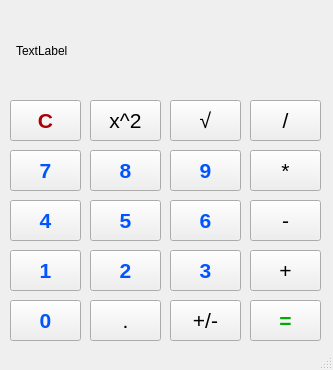
<?xml version="1.0" encoding="UTF-8"?>
<ui version="4.0">
 <class>MainWindow</class>
 <widget class="QMainWindow" name="MainWindow">
  <property name="geometry">
   <rect>
    <x>0</x>
    <y>0</y>
    <width>333</width>
    <height>370</height>
   </rect>
  </property>
  <property name="minimumSize">
   <size>
    <width>330</width>
    <height>320</height>
   </size>
  </property>
  <property name="maximumSize">
   <size>
    <width>400</width>
    <height>450</height>
   </size>
  </property>
  <property name="windowTitle">
   <string>MainWindow</string>
  </property>
  <widget class="QWidget" name="centralwidget">
   <widget class="QPushButton" name="pushButton_1">
    <property name="geometry">
     <rect>
      <x>10</x>
      <y>250</y>
      <width>71</width>
      <height>41</height>
     </rect>
    </property>
    <property name="palette">
     <palette>
      <active>
       <colorrole role="ButtonText">
        <brush brushstyle="SolidPattern">
         <color alpha="255">
          <red>0</red>
          <green>85</green>
          <blue>255</blue>
         </color>
        </brush>
       </colorrole>
      </active>
      <inactive>
       <colorrole role="ButtonText">
        <brush brushstyle="SolidPattern">
         <color alpha="255">
          <red>0</red>
          <green>85</green>
          <blue>255</blue>
         </color>
        </brush>
       </colorrole>
      </inactive>
      <disabled>
       <colorrole role="ButtonText">
        <brush brushstyle="SolidPattern">
         <color alpha="255">
          <red>190</red>
          <green>190</green>
          <blue>190</blue>
         </color>
        </brush>
       </colorrole>
      </disabled>
     </palette>
    </property>
    <property name="font">
     <font>
      <pointsize>16</pointsize>
      <weight>75</weight>
      <bold>true</bold>
     </font>
    </property>
    <property name="text">
     <string>1</string>
    </property>
   </widget>
   <widget class="QPushButton" name="pushButton_2">
    <property name="geometry">
     <rect>
      <x>90</x>
      <y>250</y>
      <width>71</width>
      <height>41</height>
     </rect>
    </property>
    <property name="palette">
     <palette>
      <active>
       <colorrole role="ButtonText">
        <brush brushstyle="SolidPattern">
         <color alpha="255">
          <red>0</red>
          <green>85</green>
          <blue>255</blue>
         </color>
        </brush>
       </colorrole>
      </active>
      <inactive>
       <colorrole role="ButtonText">
        <brush brushstyle="SolidPattern">
         <color alpha="255">
          <red>0</red>
          <green>85</green>
          <blue>255</blue>
         </color>
        </brush>
       </colorrole>
      </inactive>
      <disabled>
       <colorrole role="ButtonText">
        <brush brushstyle="SolidPattern">
         <color alpha="255">
          <red>190</red>
          <green>190</green>
          <blue>190</blue>
         </color>
        </brush>
       </colorrole>
      </disabled>
     </palette>
    </property>
    <property name="font">
     <font>
      <pointsize>16</pointsize>
      <weight>75</weight>
      <bold>true</bold>
     </font>
    </property>
    <property name="text">
     <string>2</string>
    </property>
   </widget>
   <widget class="QPushButton" name="pushButton_3">
    <property name="geometry">
     <rect>
      <x>170</x>
      <y>250</y>
      <width>71</width>
      <height>41</height>
     </rect>
    </property>
    <property name="palette">
     <palette>
      <active>
       <colorrole role="ButtonText">
        <brush brushstyle="SolidPattern">
         <color alpha="255">
          <red>0</red>
          <green>85</green>
          <blue>255</blue>
         </color>
        </brush>
       </colorrole>
      </active>
      <inactive>
       <colorrole role="ButtonText">
        <brush brushstyle="SolidPattern">
         <color alpha="255">
          <red>0</red>
          <green>85</green>
          <blue>255</blue>
         </color>
        </brush>
       </colorrole>
      </inactive>
      <disabled>
       <colorrole role="ButtonText">
        <brush brushstyle="SolidPattern">
         <color alpha="255">
          <red>190</red>
          <green>190</green>
          <blue>190</blue>
         </color>
        </brush>
       </colorrole>
      </disabled>
     </palette>
    </property>
    <property name="font">
     <font>
      <pointsize>16</pointsize>
      <weight>75</weight>
      <bold>true</bold>
     </font>
    </property>
    <property name="text">
     <string>3</string>
    </property>
   </widget>
   <widget class="QPushButton" name="pushButton_sub">
    <property name="geometry">
     <rect>
      <x>250</x>
      <y>200</y>
      <width>71</width>
      <height>41</height>
     </rect>
    </property>
    <property name="font">
     <font>
      <pointsize>16</pointsize>
     </font>
    </property>
    <property name="autoFillBackground">
     <bool>false</bool>
    </property>
    <property name="text">
     <string>-</string>
    </property>
   </widget>
   <widget class="QPushButton" name="pushButton_4">
    <property name="geometry">
     <rect>
      <x>10</x>
      <y>200</y>
      <width>71</width>
      <height>41</height>
     </rect>
    </property>
    <property name="palette">
     <palette>
      <active>
       <colorrole role="ButtonText">
        <brush brushstyle="SolidPattern">
         <color alpha="255">
          <red>0</red>
          <green>85</green>
          <blue>255</blue>
         </color>
        </brush>
       </colorrole>
      </active>
      <inactive>
       <colorrole role="ButtonText">
        <brush brushstyle="SolidPattern">
         <color alpha="255">
          <red>0</red>
          <green>85</green>
          <blue>255</blue>
         </color>
        </brush>
       </colorrole>
      </inactive>
      <disabled>
       <colorrole role="ButtonText">
        <brush brushstyle="SolidPattern">
         <color alpha="255">
          <red>190</red>
          <green>190</green>
          <blue>190</blue>
         </color>
        </brush>
       </colorrole>
      </disabled>
     </palette>
    </property>
    <property name="font">
     <font>
      <pointsize>16</pointsize>
      <weight>75</weight>
      <bold>true</bold>
     </font>
    </property>
    <property name="text">
     <string>4</string>
    </property>
   </widget>
   <widget class="QPushButton" name="pushButton_7">
    <property name="geometry">
     <rect>
      <x>10</x>
      <y>150</y>
      <width>71</width>
      <height>41</height>
     </rect>
    </property>
    <property name="palette">
     <palette>
      <active>
       <colorrole role="ButtonText">
        <brush brushstyle="SolidPattern">
         <color alpha="255">
          <red>0</red>
          <green>85</green>
          <blue>255</blue>
         </color>
        </brush>
       </colorrole>
      </active>
      <inactive>
       <colorrole role="ButtonText">
        <brush brushstyle="SolidPattern">
         <color alpha="255">
          <red>0</red>
          <green>85</green>
          <blue>255</blue>
         </color>
        </brush>
       </colorrole>
      </inactive>
      <disabled>
       <colorrole role="ButtonText">
        <brush brushstyle="SolidPattern">
         <color alpha="255">
          <red>190</red>
          <green>190</green>
          <blue>190</blue>
         </color>
        </brush>
       </colorrole>
      </disabled>
     </palette>
    </property>
    <property name="font">
     <font>
      <pointsize>16</pointsize>
      <weight>75</weight>
      <bold>true</bold>
     </font>
    </property>
    <property name="text">
     <string>7</string>
    </property>
   </widget>
   <widget class="QPushButton" name="pushButton_mul">
    <property name="geometry">
     <rect>
      <x>250</x>
      <y>150</y>
      <width>71</width>
      <height>41</height>
     </rect>
    </property>
    <property name="font">
     <font>
      <pointsize>16</pointsize>
     </font>
    </property>
    <property name="text">
     <string>*</string>
    </property>
   </widget>
   <widget class="QPushButton" name="pushButton_6">
    <property name="geometry">
     <rect>
      <x>170</x>
      <y>200</y>
      <width>71</width>
      <height>41</height>
     </rect>
    </property>
    <property name="palette">
     <palette>
      <active>
       <colorrole role="ButtonText">
        <brush brushstyle="SolidPattern">
         <color alpha="255">
          <red>0</red>
          <green>85</green>
          <blue>255</blue>
         </color>
        </brush>
       </colorrole>
      </active>
      <inactive>
       <colorrole role="ButtonText">
        <brush brushstyle="SolidPattern">
         <color alpha="255">
          <red>0</red>
          <green>85</green>
          <blue>255</blue>
         </color>
        </brush>
       </colorrole>
      </inactive>
      <disabled>
       <colorrole role="ButtonText">
        <brush brushstyle="SolidPattern">
         <color alpha="255">
          <red>190</red>
          <green>190</green>
          <blue>190</blue>
         </color>
        </brush>
       </colorrole>
      </disabled>
     </palette>
    </property>
    <property name="font">
     <font>
      <pointsize>16</pointsize>
      <weight>75</weight>
      <bold>true</bold>
     </font>
    </property>
    <property name="text">
     <string>6</string>
    </property>
   </widget>
   <widget class="QPushButton" name="pushButton_5">
    <property name="geometry">
     <rect>
      <x>90</x>
      <y>200</y>
      <width>71</width>
      <height>41</height>
     </rect>
    </property>
    <property name="palette">
     <palette>
      <active>
       <colorrole role="ButtonText">
        <brush brushstyle="SolidPattern">
         <color alpha="255">
          <red>0</red>
          <green>85</green>
          <blue>255</blue>
         </color>
        </brush>
       </colorrole>
      </active>
      <inactive>
       <colorrole role="ButtonText">
        <brush brushstyle="SolidPattern">
         <color alpha="255">
          <red>0</red>
          <green>85</green>
          <blue>255</blue>
         </color>
        </brush>
       </colorrole>
      </inactive>
      <disabled>
       <colorrole role="ButtonText">
        <brush brushstyle="SolidPattern">
         <color alpha="255">
          <red>190</red>
          <green>190</green>
          <blue>190</blue>
         </color>
        </brush>
       </colorrole>
      </disabled>
     </palette>
    </property>
    <property name="font">
     <font>
      <pointsize>16</pointsize>
      <weight>75</weight>
      <bold>true</bold>
     </font>
    </property>
    <property name="text">
     <string>5</string>
    </property>
   </widget>
   <widget class="QPushButton" name="pushButton_div">
    <property name="geometry">
     <rect>
      <x>250</x>
      <y>100</y>
      <width>71</width>
      <height>41</height>
     </rect>
    </property>
    <property name="font">
     <font>
      <pointsize>16</pointsize>
     </font>
    </property>
    <property name="text">
     <string>/</string>
    </property>
   </widget>
   <widget class="QPushButton" name="pushButton_9">
    <property name="geometry">
     <rect>
      <x>170</x>
      <y>150</y>
      <width>71</width>
      <height>41</height>
     </rect>
    </property>
    <property name="palette">
     <palette>
      <active>
       <colorrole role="ButtonText">
        <brush brushstyle="SolidPattern">
         <color alpha="255">
          <red>0</red>
          <green>85</green>
          <blue>255</blue>
         </color>
        </brush>
       </colorrole>
      </active>
      <inactive>
       <colorrole role="ButtonText">
        <brush brushstyle="SolidPattern">
         <color alpha="255">
          <red>0</red>
          <green>85</green>
          <blue>255</blue>
         </color>
        </brush>
       </colorrole>
      </inactive>
      <disabled>
       <colorrole role="ButtonText">
        <brush brushstyle="SolidPattern">
         <color alpha="255">
          <red>190</red>
          <green>190</green>
          <blue>190</blue>
         </color>
        </brush>
       </colorrole>
      </disabled>
     </palette>
    </property>
    <property name="font">
     <font>
      <pointsize>16</pointsize>
      <weight>75</weight>
      <bold>true</bold>
     </font>
    </property>
    <property name="text">
     <string>9</string>
    </property>
   </widget>
   <widget class="QPushButton" name="pushButton_8">
    <property name="geometry">
     <rect>
      <x>90</x>
      <y>150</y>
      <width>71</width>
      <height>41</height>
     </rect>
    </property>
    <property name="palette">
     <palette>
      <active>
       <colorrole role="ButtonText">
        <brush brushstyle="SolidPattern">
         <color alpha="255">
          <red>0</red>
          <green>85</green>
          <blue>255</blue>
         </color>
        </brush>
       </colorrole>
      </active>
      <inactive>
       <colorrole role="ButtonText">
        <brush brushstyle="SolidPattern">
         <color alpha="255">
          <red>0</red>
          <green>85</green>
          <blue>255</blue>
         </color>
        </brush>
       </colorrole>
      </inactive>
      <disabled>
       <colorrole role="ButtonText">
        <brush brushstyle="SolidPattern">
         <color alpha="255">
          <red>190</red>
          <green>190</green>
          <blue>190</blue>
         </color>
        </brush>
       </colorrole>
      </disabled>
     </palette>
    </property>
    <property name="font">
     <font>
      <pointsize>16</pointsize>
      <weight>75</weight>
      <bold>true</bold>
     </font>
    </property>
    <property name="text">
     <string>8</string>
    </property>
   </widget>
   <widget class="QPushButton" name="pushButton_add">
    <property name="geometry">
     <rect>
      <x>250</x>
      <y>250</y>
      <width>71</width>
      <height>41</height>
     </rect>
    </property>
    <property name="font">
     <font>
      <pointsize>16</pointsize>
     </font>
    </property>
    <property name="text">
     <string>+</string>
    </property>
   </widget>
   <widget class="QPushButton" name="pushButton_sign">
    <property name="geometry">
     <rect>
      <x>170</x>
      <y>300</y>
      <width>71</width>
      <height>41</height>
     </rect>
    </property>
    <property name="font">
     <font>
      <pointsize>16</pointsize>
     </font>
    </property>
    <property name="text">
     <string>+/-</string>
    </property>
   </widget>
   <widget class="QPushButton" name="pushButton_dot">
    <property name="geometry">
     <rect>
      <x>90</x>
      <y>300</y>
      <width>71</width>
      <height>41</height>
     </rect>
    </property>
    <property name="font">
     <font>
      <pointsize>16</pointsize>
     </font>
    </property>
    <property name="text">
     <string>.</string>
    </property>
   </widget>
   <widget class="QPushButton" name="pushButton_0">
    <property name="geometry">
     <rect>
      <x>10</x>
      <y>300</y>
      <width>71</width>
      <height>41</height>
     </rect>
    </property>
    <property name="palette">
     <palette>
      <active>
       <colorrole role="ButtonText">
        <brush brushstyle="SolidPattern">
         <color alpha="255">
          <red>0</red>
          <green>85</green>
          <blue>255</blue>
         </color>
        </brush>
       </colorrole>
      </active>
      <inactive>
       <colorrole role="ButtonText">
        <brush brushstyle="SolidPattern">
         <color alpha="255">
          <red>0</red>
          <green>85</green>
          <blue>255</blue>
         </color>
        </brush>
       </colorrole>
      </inactive>
      <disabled>
       <colorrole role="ButtonText">
        <brush brushstyle="SolidPattern">
         <color alpha="255">
          <red>190</red>
          <green>190</green>
          <blue>190</blue>
         </color>
        </brush>
       </colorrole>
      </disabled>
     </palette>
    </property>
    <property name="font">
     <font>
      <pointsize>16</pointsize>
      <weight>75</weight>
      <bold>true</bold>
     </font>
    </property>
    <property name="text">
     <string>0</string>
    </property>
   </widget>
   <widget class="QPushButton" name="pushButton_clear">
    <property name="geometry">
     <rect>
      <x>10</x>
      <y>100</y>
      <width>71</width>
      <height>41</height>
     </rect>
    </property>
    <property name="palette">
     <palette>
      <active>
       <colorrole role="ButtonText">
        <brush brushstyle="SolidPattern">
         <color alpha="255">
          <red>170</red>
          <green>0</green>
          <blue>0</blue>
         </color>
        </brush>
       </colorrole>
      </active>
      <inactive>
       <colorrole role="ButtonText">
        <brush brushstyle="SolidPattern">
         <color alpha="255">
          <red>170</red>
          <green>0</green>
          <blue>0</blue>
         </color>
        </brush>
       </colorrole>
      </inactive>
      <disabled>
       <colorrole role="ButtonText">
        <brush brushstyle="SolidPattern">
         <color alpha="255">
          <red>190</red>
          <green>190</green>
          <blue>190</blue>
         </color>
        </brush>
       </colorrole>
      </disabled>
     </palette>
    </property>
    <property name="font">
     <font>
      <pointsize>16</pointsize>
      <weight>75</weight>
      <bold>true</bold>
     </font>
    </property>
    <property name="text">
     <string>C</string>
    </property>
   </widget>
   <widget class="QPushButton" name="pushButton_power2">
    <property name="geometry">
     <rect>
      <x>90</x>
      <y>100</y>
      <width>71</width>
      <height>41</height>
     </rect>
    </property>
    <property name="font">
     <font>
      <pointsize>16</pointsize>
     </font>
    </property>
    <property name="text">
     <string>x^2</string>
    </property>
   </widget>
   <widget class="QPushButton" name="pushButton_equal">
    <property name="geometry">
     <rect>
      <x>250</x>
      <y>300</y>
      <width>71</width>
      <height>41</height>
     </rect>
    </property>
    <property name="palette">
     <palette>
      <active>
       <colorrole role="ButtonText">
        <brush brushstyle="SolidPattern">
         <color alpha="255">
          <red>0</red>
          <green>170</green>
          <blue>0</blue>
         </color>
        </brush>
       </colorrole>
      </active>
      <inactive>
       <colorrole role="ButtonText">
        <brush brushstyle="SolidPattern">
         <color alpha="255">
          <red>0</red>
          <green>170</green>
          <blue>0</blue>
         </color>
        </brush>
       </colorrole>
      </inactive>
      <disabled>
       <colorrole role="ButtonText">
        <brush brushstyle="SolidPattern">
         <color alpha="255">
          <red>190</red>
          <green>190</green>
          <blue>190</blue>
         </color>
        </brush>
       </colorrole>
      </disabled>
     </palette>
    </property>
    <property name="font">
     <font>
      <pointsize>16</pointsize>
      <weight>75</weight>
      <bold>true</bold>
     </font>
    </property>
    <property name="text">
     <string>=</string>
    </property>
   </widget>
   <widget class="QPushButton" name="pushButton_sqrt">
    <property name="geometry">
     <rect>
      <x>170</x>
      <y>100</y>
      <width>71</width>
      <height>41</height>
     </rect>
    </property>
    <property name="font">
     <font>
      <pointsize>16</pointsize>
     </font>
    </property>
    <property name="text">
     <string>√</string>
    </property>
   </widget>
   <widget class="QLabel" name="label">
    <property name="geometry">
     <rect>
      <x>16</x>
      <y>20</y>
      <width>301</width>
      <height>61</height>
     </rect>
    </property>
    <property name="text">
     <string>TextLabel</string>
    </property>
   </widget>
  </widget>
  <widget class="QStatusBar" name="statusbar"/>
 </widget>
 <resources/>
 <connections/>
</ui>
